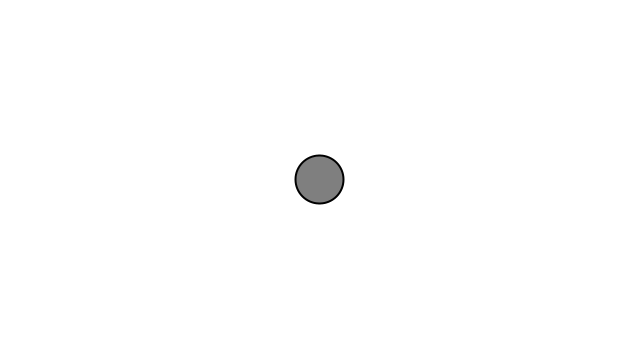
Frame 1 (no input)
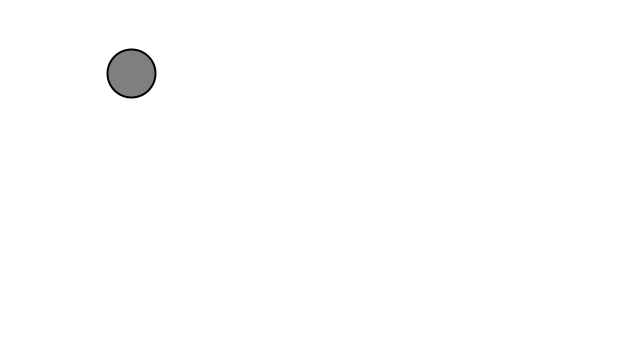
Frame 60 (the mouse pressed at the canvas centre just before this capture)
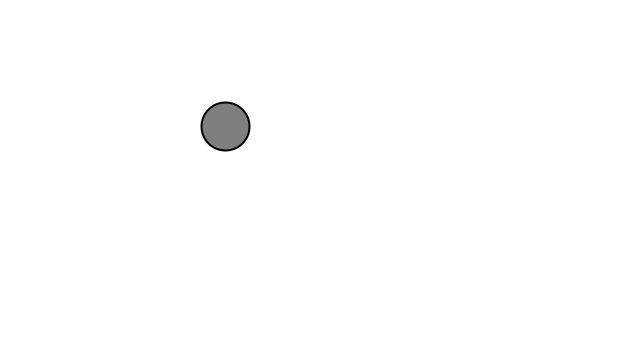
Frame 120 (the mouse held since frame 60 and released just before this capture)

The Processing sketch that drew these frames (run headless with seeded random() and noise(); from frame 60 on, the mouse is pressed at the canvas centre):

// Processing sketch: GravitationalAcceleration
// ── GravitationalAcceleration.pde
// Exercise 1.8
// Try implementing the above example with a variable magnitude of acceleration, stronger when it is either closer or farther away.

// A Mover object
Mover mover;

void setup() {
  size(640,360);
  mover = new Mover(); 
}

void draw() {
  background(255);
  
  // Update the position
  mover.update();
  // Display the Mover
  mover.display(); 
}

// ── Mover.pde
// The Nature of Code
// Daniel Shiffman
// http://natureofcode.com

class Mover {
  
  // The Mover tracks position, velocity, and acceleration 
  PVector position;
  PVector velocity;
  PVector acceleration;
  // The Mover's maximum speed
  float topspeed;
  
  Mover() {
    // Start in the center
    position = new PVector(width / 2,height / 2);
    velocity = new PVector(0,0);
    topspeed = 5;
  }
  
  void update() {
    
    // Compute a vector that points from position to mouse
    PVector mouse = new PVector(mouseX,mouseY);
    PVector direction = PVector.sub(mouse,position);
    direction.normalize();

    // Set magnitude of acceleration
    float distance = position.dist(mouse) / 1000;
    float mag = 0.5 - distance;
    direction.setMag(mag);
    
    // Velocity changes according to acceleration
    velocity.add(direction);
    // Limit the velocity by topspeed
    velocity.limit(topspeed);
    // position changes by velocity
    position.add(velocity);
  }
  
  void display() {
    stroke(0);
    strokeWeight(2);
    fill(127);
    ellipse(position.x,position.y,48,48);
  }
  
}
